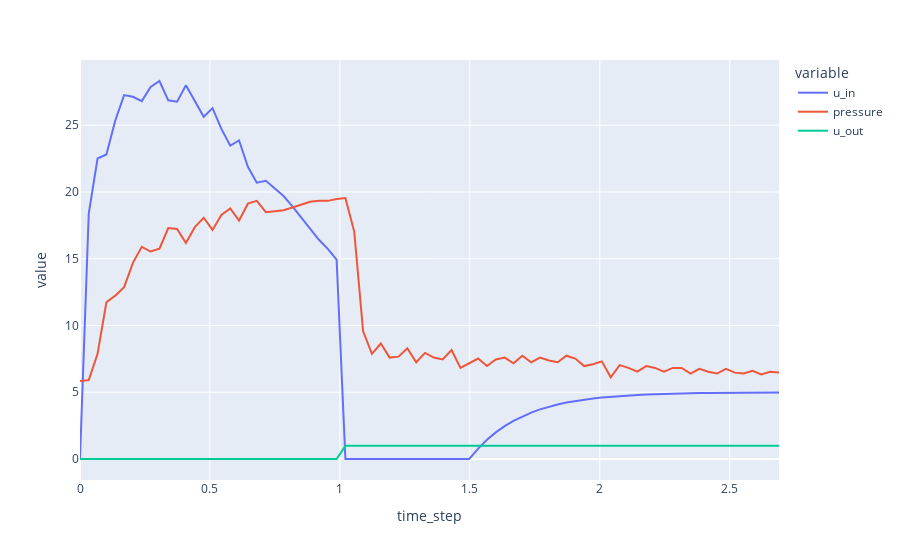
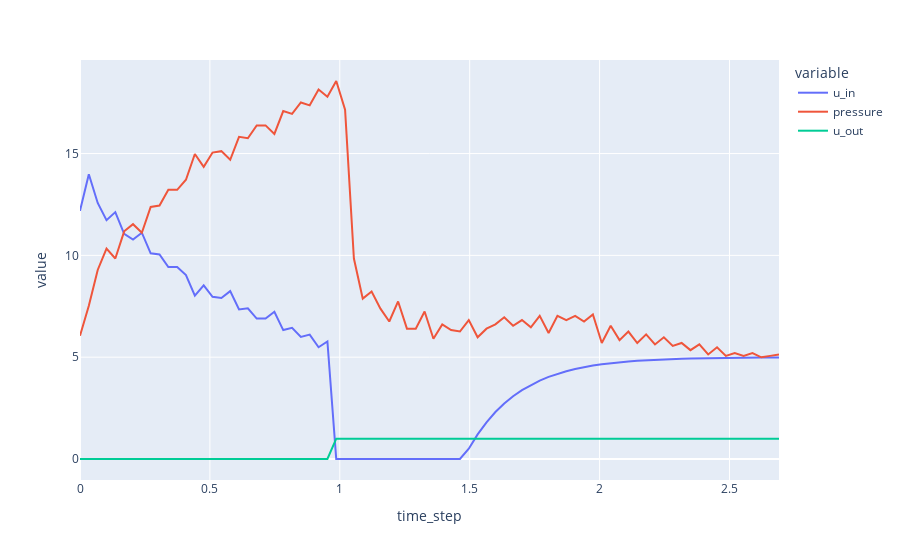
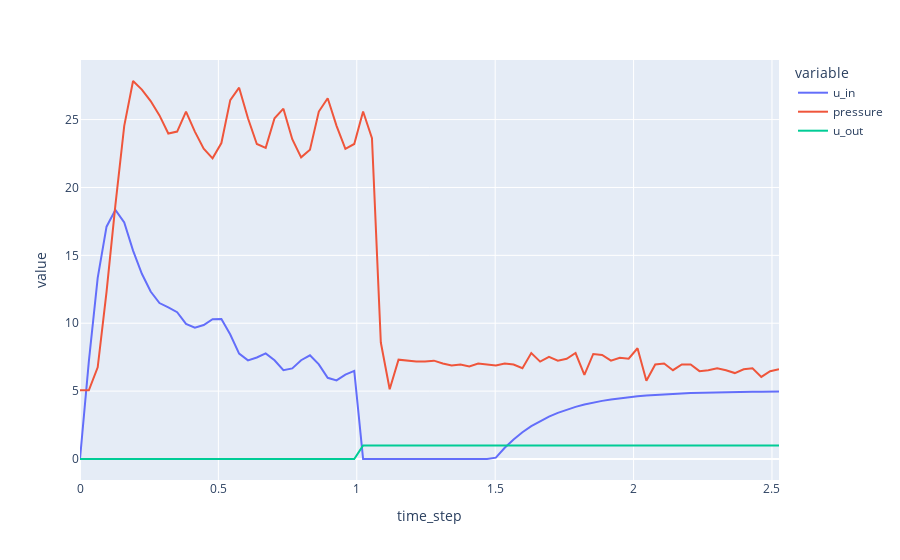
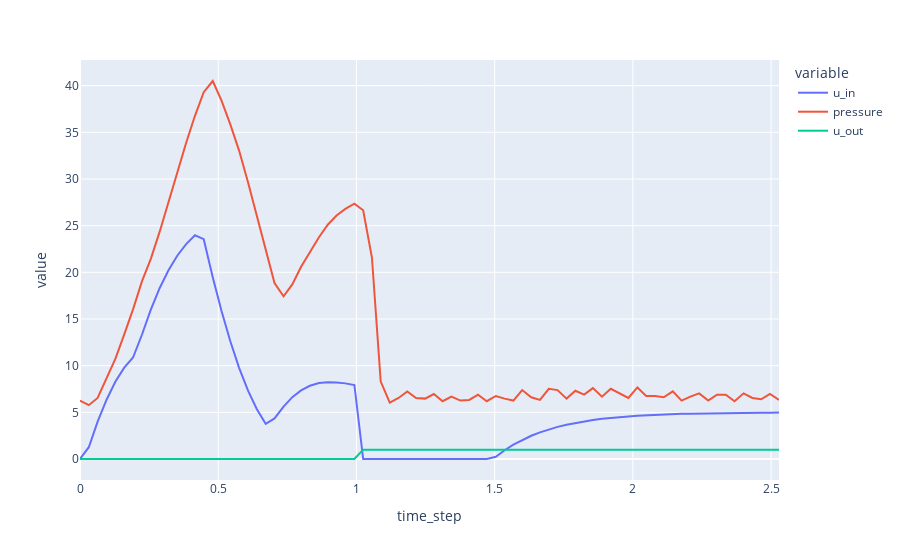

The cell these charts' notebook holds for them, in order:
### Code cell
nexamples = 10
for i in range(1,nexamples+1):
    mask = df_train["breath_id"] == i
    fig = px.line(df_train.loc[mask, :], x="time_step", y=["u_in","pressure","u_out"])
    fig.show()
